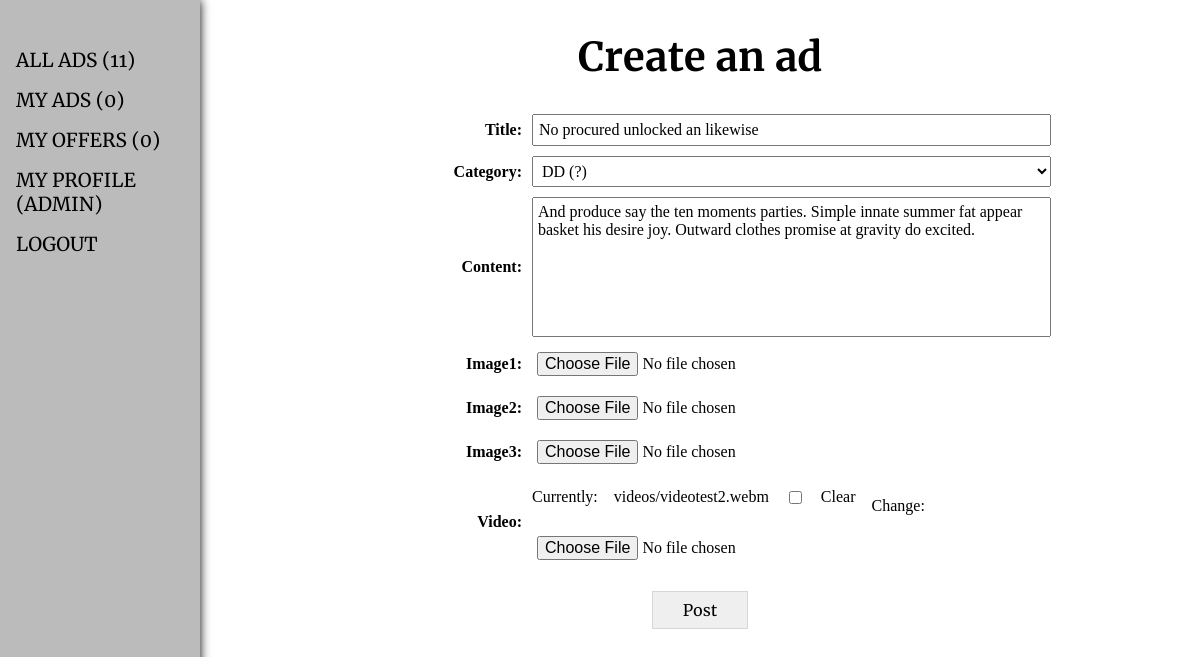
The app's page /update/68/ (signed in) with its own data.
### ads/models.py (models this page shows, shortened)
class Ad(models.Model):
    author = models.ForeignKey('auth.User', on_delete=models.CASCADE)
    category = models.CharField(
        max_length=2,
        choices=[
            ('TA', 'Tanks'),
            ('HE', 'Healers'),
            ('DD', 'DD (?)'),
            ('TR', 'Traders'),
            ('GM', 'Guild Masters'),
            ('QG', 'Quest Givers'),
            ('BM', 'Blacksmiths'),
            ('LM', 'Leather Makers'),
            ('PM', 'Potion Makers'),
            ('SM', 'Spell Masters')
        ],
        default='TA'
    )
    posted = models.DateTimeField(auto_now_add=True)
    title = models.CharField(max_length=255)
    content = models.TextField()
    image1 = models.ImageField(upload_to='images/', null=True, blank=True)
    image2 = models.ImageField(upload_to='images/', null=True, blank=True)
    image3 = models.ImageField(upload_to='images/', null=True, blank=True)
    video = models.FileField(upload_to='videos/', null=True, blank=True,
                             validators=[validate_video_format])

### ads/views.py (the view)
# urls.py: path('update/<int:pk>/', AdEditView.as_view(), name='ad_edit'),
class AdEditView(LoginRequiredMixin, UpdateView):
    template_name = 'ads/ad_create.html'
    form_class = AdForm
    success_url = reverse_lazy('ads_list')
    def get_object(self, **kwargs):
        id = self.kwargs.get('pk')
        return Ad.objects.get(pk=id)
    def dispatch(self, request, *args, **kwargs):
        user = request.user
        ad = self.get_object()
        if not (ad.author == user or user.is_superuser):
            raise PermissionDenied
        return super().dispatch(request, *args, **kwargs)

### ads/forms.py
class AdForm(ModelForm):
    class Meta:
        model = Ad
        fields = ['author', 'title', 'category', 'content',
                  'image1', 'image2', 'image3', 'video']
        widgets = {
            'author': HiddenInput()
        }

### billboard/context_processors.py (called while the page is built)
def counters(request):
    if request.user.is_authenticated:
        return {
            'all_ads': Ad.objects.all(),
            'user_ads': Ad.objects.filter(author=request.user),
            'user_offers': Offer.objects.filter(ad__author=request.user),
        }
    else:
        return {
            'all_ads': Ad.objects.none(),
            'user_ads': Ad.objects.none(),
            'user_offers': Offer.objects.none(),
        }

### templates/ads/ad_create.html (shortened to what this page needs)
{% extends 'default.html' %}
{% block content %}
  <h1>Create an ad</h1>
  <form class="ad_create__form" method="post" enctype="multipart/form-data">
    {% for field in form.visible_fields %}
      {{ field.label_tag }}
      {% if field.label == 'Image1' or field.label == 'Image2' or field.label == 'Image3' or field.label == 'Video' %}
        <div class="media_column">{{ field }}</div>
      {% else %}
        {{ field }}
      {% endif %}
    {% endfor %}
    <input type="submit" value="Post">
  </form>
{% endblock content %}

### templates/default.html (shortened to what this page needs)
{% load static %}
<!DOCTYPE html>
<html lang="en">
<head>
  <link rel="stylesheet" href="{% static 'css/generic.css' %}">
  <link rel="stylesheet" href="{% static 'css/billboard.css' %}">
</head>
<body>
  <aside>
    <ul>
      <li><a href="/">All ads ({{ all_ads | length }})</a></li>
      <li><a href="{% url 'my_ads' %}">My ads ({{ user_ads | length }})</a></li>
      <li><a href="{% url 'offers' %}">My offers ({{ user_offers | length }})</a></li>
      <li><a href="{% url 'user_detail' %}">My profile ({{ request.user.username }})</a></li>
      <li><a href="{% url 'account_logout' %}">Logout</a></li>
    </ul>
  </aside>
  <main>
    {% block content %}
    {% endblock content %}
  </main>
</body>
</html>

### static/css/generic.css (style rules this page uses)
html { font-family: Georgia, 'Times New Roman', Times, serif; font-size: 100%; }
body { margin: 0; padding: 0; display: grid; grid-template-columns: 1fr 5fr; height: 100vh; }
aside { box-shadow: 0 0 10px black; background-color: rgb(187, 187, 187); }
main { padding: 2rem; text-align: center; }
h1 { margin: 0px auto; font-family: 'Merriweather', Helvetica, Arial, sans-serif; font-size: 2.5rem; font-weight: 700; text-align: center; }
a { color: rgb(0,0,0); text-decoration: none; }
input, select, textarea { padding: 5px; font-family: inherit; font-size: 1rem; }
textarea { max-height: 8rem; resize: none; }
button, input[type=submit] { padding: 0.5rem; min-width: 6rem; max-width: max-content; font-family: 'Merriweather', Helvetica, Arial, sans-serif; font-size: 1rem; border: 1px solid rgb(0,0,0,0.1); transition-duration: 0.5s; }
form { margin: 2rem auto; width: 75%; display: grid; grid-template-columns: 1fr 3fr; gap: 10px; text-align: right; align-items: center; }
form > label { font-weight: 700; }
form .media_column { display: flex; flex-wrap: wrap; align-items: center; gap: 1rem; }
form input[type="submit"] { grid-column: span 2; margin: 1rem auto; }
aside { position: relative; padding-right: 1rem; }
aside > ul { font-family: 'Merriweather', Helvetica, Arial, sans-serif; font-size: 1.2rem; text-transform: uppercase; position: sticky; top: 3rem; list-style-type: none; padding: 0 1rem; }
aside > ul > li { margin: 1rem 0; }

### records on screen
Ad: visible_fields "No procured unlocked an likewise" "DD (?)" "And produce say the ten moments parties. Simple innate summer fat appear basket his desire joy. Outward clothes promise at gravity do excited."

### other values on screen
{{ all_ads | length }} "11"
{{ user_ads | length }} "0"
{{ user_offers | length }} "0"
{{ request.user.username }} "ADMIN"
{{ field.label_tag }} "Title:" "Category:" "Content:" "Image1:" "Image2:" "Image3:" "Video:"
